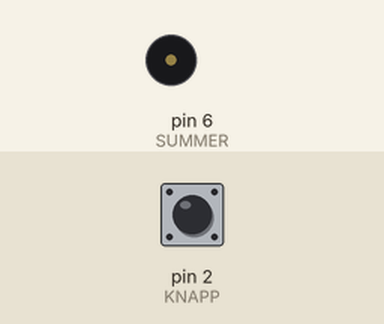
This sketch was run on a simulated Arduino Uno, built with avr-gcc and run on an emulated ATmega328P. Parts: buzzer (waves = sounding). The test bench sets the inputs (shaded band); at power-on: pin 2 (KNAPP) HIGH.

Above: at 1.2 s.
1.3 s: pin 2 (KNAPP) pulled LOW for 0.15 s
At 1.4 s:
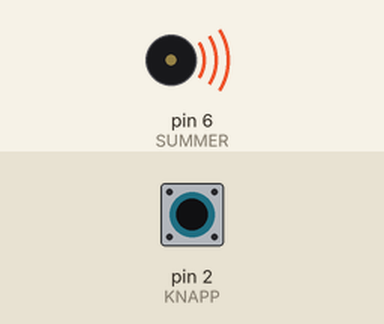
4.3 s: pin 2 (KNAPP) pulled LOW for 1 s
At 7.0 s:
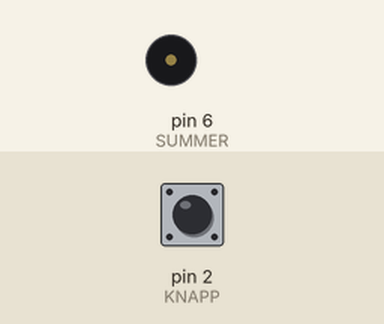
7.3 s: pin 2 (KNAPP) pulled LOW for 3.2 s
At 7.4 s:
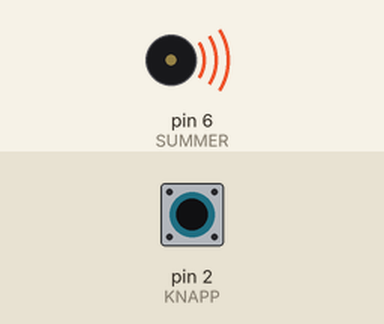
Timing chart, 0 to 12.8 s (numbered marks = the images above; inputs shaded):
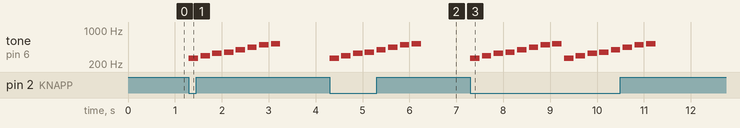

Measured:
- after the input at 1.3 s, tone on pin 6 (SUMMER): plays 262 Hz for 0.20 s, 294 Hz for 0.20 s, 330 Hz for 0.20 s, 349 Hz for 0.20 s, 392 Hz for 0.20 s, 440 Hz for 0.20 s … (8 notes in this stretch), starting at once
- after the input at 4.3 s, tone on pin 6 (SUMMER): plays 262 Hz for 0.20 s, 294 Hz for 0.20 s, 330 Hz for 0.20 s, 349 Hz for 0.20 s, 392 Hz for 0.20 s, 440 Hz for 0.20 s … (8 notes in this stretch), starting at once
- after the input at 7.3 s, tone on pin 6 (SUMMER): plays 262 Hz for 0.20 s, 294 Hz for 0.20 s, 330 Hz for 0.20 s, 349 Hz for 0.20 s, 392 Hz for 0.20 s, 440 Hz for 0.20 s … (16 notes in this stretch), starting at once

The sketch:

05_summer_melodi.ino
```cpp
// Spiller en kort tonerekke på en passiv summer når knappen trykkes.
// Kobling: passiv summer mellom pinne 6 og GND, knapp mellom pinne 2 og GND.
// En aktiv summer piper bare på én tone – bruk den passive (ofte uten klistremerke).

const int SUMMER = 6;
const int KNAPP = 2;

// C-dur skala, frekvenser i Hz
const int toner[] = {262, 294, 330, 349, 392, 440, 494, 523};
const int ANTALL = sizeof(toner) / sizeof(toner[0]);

void setup() {
  pinMode(KNAPP, INPUT_PULLUP);
}

void loop() {
  if (digitalRead(KNAPP) == LOW) {
    for (int i = 0; i < ANTALL; i++) {
      tone(SUMMER, toner[i], 200);
      delay(250);
    }
    noTone(SUMMER);
  }
}
```
